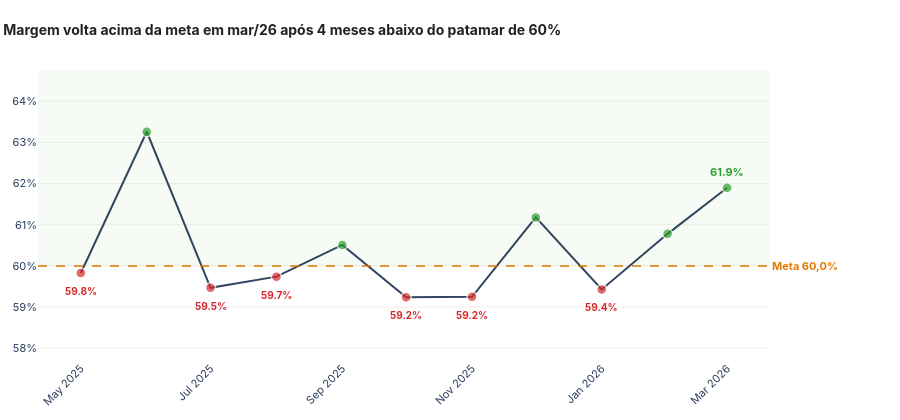

The cell this chart's notebook holds for it:
### Markdown cell above
### 7. Visualização de Margem ao Longo do Tempo

Este bloco gera um gráfico de linha interativo usando Plotly, mostrando a evolução da margem ao longo do tempo, com uma linha de meta e destaque para os meses abaixo da meta.

### Code cell
import plotly.graph_objects as go
import plotly.io as pio

pio.templates.default = "plotly_white"

META = 60.0
media = df_table["margem"].mean()

# Cor por ponto: verde = acima da meta, vermelho = abaixo
marker_colors = [
    "#2CA02C" if v >= META else "#D62728"
    for v in df_table["margem"]
]
marker_sizes = [10] * len(df_table)

fig = go.Figure()

# Banda de meta (faixa visual sutil)
fig.add_hrect(
    y0=META, y1=df_table["margem"].max() + 2,
    fillcolor="#2CA02C", opacity=0.04,
    line_width=0,
)

# Série principal
fig.add_trace(go.Scatter(
    x=df_table["year_month"],
    y=df_table["margem"],
    mode="lines+markers",
    line=dict(color="#324461", width=2),
    marker=dict(
        color=marker_colors,
        size=marker_sizes,
        line=dict(color="white", width=1.5),
    ),
    showlegend=False,
    hovertemplate="%{x}<br>Margem: <b>%{y:.1f}%</b><extra></extra>",
))

# Linha de meta
fig.add_hline(
    y=META,
    line=dict(dash="dash", color="#E07B00", width=1.5),
    annotation_text="<b>Meta 60,0%</b>",
    annotation_position="right",
    annotation_font=dict(size=11, color="#E07B00"),
)

# Labels só nos pontos abaixo da meta
for i, row in df_table.iterrows():
    if row["margem"] < META:
        fig.add_annotation(
            x=row["year_month"],
            y=row["margem"],
            text=f"<b>{row['margem']:.1f}%</b>",
            showarrow=False,
            yshift=-18,
            font=dict(size=10, color="#D62728"),
        )

# Label no último mês sempre
ultimo = df_table.iloc[-1]
fig.add_annotation(
    x=ultimo["year_month"],
    y=ultimo["margem"],
    text=f"<b>{ultimo['margem']:.1f}%</b>",
    showarrow=False,
    yshift=16,
    font=dict(size=11, color="#2CA02C"),
)

fig.update_layout(
    title=dict(
        text="<b> Margem volta acima da meta em mar/26 após 4 meses abaixo do patamar de 60%</b>",
        font=dict(size=14, color="#222222"),
        x=0, xanchor="left",
    ),
    xaxis=dict(showgrid=False, tickangle=-45, tickfont=dict(size=11)),
    yaxis=dict(
        showgrid=True,
        gridcolor="#EEEEEE",
        ticksuffix="%",
        tickfont=dict(size=11),
        range=[df_table["margem"].min() - 1.5, df_table["margem"].max() + 1.5],
    ),
    plot_bgcolor="white",
    paper_bgcolor="white",
    margin=dict(l=20, r=130, t=70, b=60),
    font=dict(family="Inter, Arial, sans-serif"),
    height=420,
)

fig.show(config={"displayModeBar": False})
save_figure(fig, "01_margem_timeline")

### Figure 1 — Plotly figure (JSON) as saved in the notebook; plotly's stock layout.template omitted (floating-point values rounded to 4 significant figures)
{"data": [{"hovertemplate": "%{x}<br>Margem: <b>%{y:.1f}%</b><extra></extra>", "line": {"color": "#324461", "width": 2}, "marker": {"color": ["#D62728", "#2CA02C", "#D62728", "#D62728", "#2CA02C", "#D62728", "#D62728", "#2CA02C", "#D62728", "#2CA02C", "#2CA02C"], "line": {"color": "white", "width": 1.5}, "size": [10, 10, 10, 10, 10, 10, 10, 10, 10, 10, 10]}, "mode": "lines+markers", "showlegend": false, "type": "scatter", "x": ["2025-05", "2025-06", "2025-07", "2025-08", "2025-09", "2025-10", "2025-11", "2025-12", "2026-01", "2026-02", "2026-03"], "y": [59.83, 63.26, 59.47, 59.74, 60.51, 59.24, 59.25, 61.18, 59.43, 60.78, 61.9]}], "layout": {"annotations": [{"font": {"color": "#E07B00", "size": 11}, "showarrow": false, "text": "<b>Meta 60,0%</b>", "x": 1, "xanchor": "left", "xref": "x domain", "y": 60, "yanchor": "middle", "yref": "y"}, {"font": {"color": "#D62728", "size": 10}, "showarrow": false, "text": "<b>59.8%</b>", "x": "2025-05", "y": 59.83, "yshift": -18}, {"font": {"color": "#D62728", "size": 10}, "showarrow": false, "text": "<b>59.5%</b>", "x": "2025-07", "y": 59.47, "yshift": -18}, {"font": {"color": "#D62728", "size": 10}, "showarrow": false, "text": "<b>59.7%</b>", "x": "2025-08", "y": 59.74, "yshift": -18}, {"font": {"color": "#D62728", "size": 10}, "showarrow": false, "text": "<b>59.2%</b>", "x": "2025-10", "y": 59.24, "yshift": -18}, {"font": {"color": "#D62728", "size": 10}, "showarrow": false, "text": "<b>59.2%</b>", "x": "2025-11", "y": 59.25, "yshift": -18}, {"font": {"color": "#D62728", "size": 10}, "showarrow": false, "text": "<b>59.4%</b>", "x": "2026-01", "y": 59.43, "yshift": -18}, {"font": {"color": "#2CA02C", "size": 11}, "showarrow": false, "text": "<b>61.9%</b>", "x": "2026-03", "y": 61.9, "yshift": 16}], "font": {"family": "Inter, Arial, sans-serif"}, "height": 420, "margin": {"b": 60, "l": 20, "r": 130, "t": 70}, "paper_bgcolor": "white", "plot_bgcolor": "white", "shapes": [{"fillcolor": "#2CA02C", "line": {"width": 0}, "opacity": 0.04, "type": "rect", "x0": 0, "x1": 1, "xref": "x domain", "y0": 60, "y1": 65.26, "yref": "y"}, {"line": {"color": "#E07B00", "dash": "dash", "width": 1.5}, "type": "line", "x0": 0, "x1": 1, "xref": "x domain", "y0": 60, "y1": 60, "yref": "y"}], "title": {"font": {"color": "#222222", "size": 14}, "text": "<b> Margem volta acima da meta em mar/26 após 4 meses abaixo do patamar de 60%</b>", "x": 0, "xanchor": "left"}, "xaxis": {"showgrid": false, "tickangle": -45, "tickfont": {"size": 11}}, "yaxis": {"gridcolor": "#EEEEEE", "range": [57.74, 64.76], "showgrid": true, "tickfont": {"size": 11}, "ticksuffix": "%"}}}
